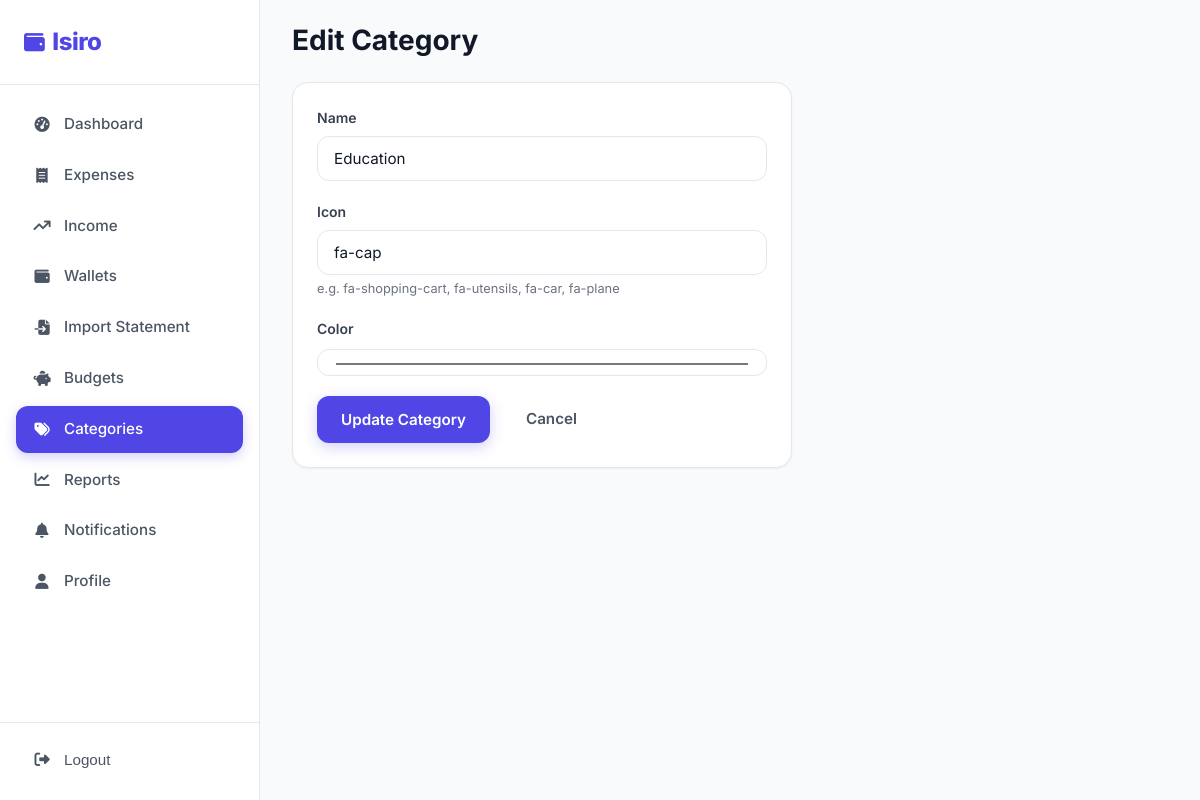
The page /expenses/categories/34/edit/ (signed in) on the database its author committed.
### expenses/models.py (models this page shows, shortened)
class Category(models.Model):
    name = models.CharField(max_length=80)
    icon = models.CharField(max_length=50, default="fa-tag")
    color = models.CharField(max_length=20, default="#6B7280")
    is_default = models.BooleanField(default=False)
    user = models.ForeignKey(
        settings.AUTH_USER_MODEL,
        on_delete=models.CASCADE,
        related_name="categories",
        null=True,
        blank=True,
    )
    created_at = models.DateTimeField(auto_now_add=True)
    class Meta:
        verbose_name_plural = "Categories"
        ordering = ["name"]
        constraints = [
            models.UniqueConstraint(
                fields=["name", "user"], name="unique_category_per_user",
            ),
        ]

### expenses/views.py (the view, shortened to what this page needs)
class CategoryUpdateView(LoginRequiredMixin, UpdateView):
    login_url = "users:login"
    template_name = "categories/edit_category.html"
    form_class = CategoryForm
    model = Category
    def get_queryset(self):
        return Category.objects.filter(user=self.request.user)

### expenses/forms.py
class CategoryForm(forms.ModelForm):
    class Meta:
        model = Category
        fields = ("name", "icon", "color")
        widgets = {
            "name": forms.TextInput(attrs={
                "class": "form-input", "placeholder": "Groceries",
            }),
            "icon": forms.TextInput(attrs={
                "class": "form-input", "placeholder": "fa-shopping-cart",
            }),
            "color": forms.TextInput(attrs={
                "class": "form-input", "type": "color",
            }),
        }

### templates/categories/edit_category.html (shortened to what this page needs)
{% extends "base.html" %}
{% load static %}
{% block body_class %}app-page{% endblock %}
{% block content %}
<div class="app-layout">
    {% include "partials/sidebar.html" with active="categories" %}
    <main class="main-content">
        <div class="topbar">
            <div style="display:flex; align-items:center; gap:16px;">
                <h1>Edit Category</h1>
            </div>
        </div>
        <div class="card" style="max-width:500px;">
            <form method="post">
                <div class="form-group">
                    <label class="form-label">Name</label>
                    {{ form.name }}
                </div>
                <div class="form-group">
                    <label class="form-label">Icon</label>
                    {{ form.icon }}
                    <div class="form-help">e.g. fa-shopping-cart, fa-utensils, fa-car, fa-plane</div>
                </div>
                <div class="form-group">
                    <label class="form-label">Color</label>
                    {{ form.color }}
                </div>
                <div style="display:flex; gap:12px;">
                    <button type="submit" class="btn btn-primary">
                        <span class="btn-text">Update Category</span>
                    </button>
                    <a href="{% url 'expenses:categories' %}" class="btn btn-ghost"><span class="btn-text">Cancel</span></a>
                </div>
            </form>
        </div>
    </main>
</div>
{% endblock %}

### static/css/style.css (style rules this page uses)
:root { --primary-50: #EEF2FF; --primary-100: #E0E7FF; --primary-200: #C7D2FE; --primary-300: #A5B4FC; --primary-400: #818CF8; --primary-500: #6366F1; --primary-600: #4F46E5; --primary-700: #4338CA; --primary-800: #3730A3; --success-50: #ECFDF5; --success-100: #D1FAE5; --success-500: #10B981; --success-600: #059669; --success-700: #047857; --danger-50: #FEF2F2; --danger-100: #FEE2E2; --danger-500: #EF4444; --danger-600: #DC2626; --danger-700: #B91C1C; --warning-50: #FFFBEB; --warning-100: #FEF3C7; --warning-500: #F59E0B; --warning-600: #D97706; --accent-500: #0EA5E9; --accent-600: #0284C7; --gray-50: #F9FAFB; --gray-100: #F3F4F6; --gray-200: #E5E7EB; --gray-300: #D1D5DB; --gray-400: #9CA3AF; --gray-500: #6B7280; --gray-600: #4B5563; --gray-700: #374151; --gray-800: #1F2937; --gray-900: #111827; --bg: #F8FAFC; --surface: #FFFFFF; --border: #E5E7EB; --shadow-sm: 0 1px 2px rgba(0,0,0,0.05); --shadow: 0 4px 12px rgba(0,0,0,0.07); --shadow-md: 0 8px 24px rgba(0,0,0,0.08); --shadow-lg: 0 16px 48px rgba(0,0,0,0.10); --r-sm: 8px; --r: 12px; --r-lg: 16px; --r-xl: 24px; --r-full: 9999px; --sp-1: 4px; --sp-2: 8px; --sp-3: 12px; --sp-4: 16px; --sp-5: 20px; --sp-6: 24px; --sp-8: 32px; --sp-10: 40px; --sp-12: 48px; --sp-16: 64px; --font: 'Inter', -apple-system, BlinkMacSystemFont, 'Segoe UI', sans-serif; }
*, *::before, *::after { box-sizing: border-box; margin: 0; padding: 0; }
html { scroll-behavior: smooth; }
body { font-family: var(--font); background: var(--bg); color: var(--gray-800); line-height: 1.5; -webkit-font-smoothing: antialiased; }
a { color: var(--primary-600); text-decoration: none; transition: color .2s; }
h1, h2, h3, h4 { line-height: 1.2; font-weight: 700; color: var(--gray-900); }
h1 { font-size: 2.5rem; }
.btn { display: inline-flex; align-items: center; justify-content: center; gap: var(--sp-2); padding: 12px 24px; border: none; border-radius: var(--r); font-family: var(--font); font-size: 0.95rem; font-weight: 600; cursor: pointer; transition: all .2s ease; white-space: nowrap; position: relative; overflow: hidden; }
.btn-primary { background: var(--primary-600); color: #fff; box-shadow: 0 4px 14px rgba(79,70,229,0.25); }
.btn-ghost { background: transparent; color: var(--gray-600); }
.form-group { margin-bottom: var(--sp-5); }
.form-label { display: block; font-size: 0.875rem; font-weight: 600; color: var(--gray-700); margin-bottom: var(--sp-2); }
.form-input, .form-textarea, select.form-input { width: 100%; padding: 12px 16px; border: 1.5px solid var(--border); border-radius: var(--r); font-family: var(--font); font-size: 0.95rem; color: var(--gray-900); background: var(--surface); transition: all .2s ease; }
.form-input::placeholder { color: var(--gray-400); }
.form-help { font-size: 0.8rem; color: var(--gray-500); margin-top: var(--sp-1); }
.card { background: var(--surface); border: 1px solid var(--border); border-radius: var(--r-lg); padding: var(--sp-6); box-shadow: var(--shadow-sm); transition: box-shadow .2s, transform .2s; }
.app-layout { display: flex; min-height: 100vh; }
.main-content { flex: 1; margin-left: 260px; padding: var(--sp-6) var(--sp-8); min-width: 0; }
.topbar { display: flex; align-items: center; justify-content: space-between; margin-bottom: var(--sp-6); }
.topbar h1 { font-size: 1.75rem; }

### rows shown on the page
Category: name "Education", icon "fa-cap", color "#6b7280"
